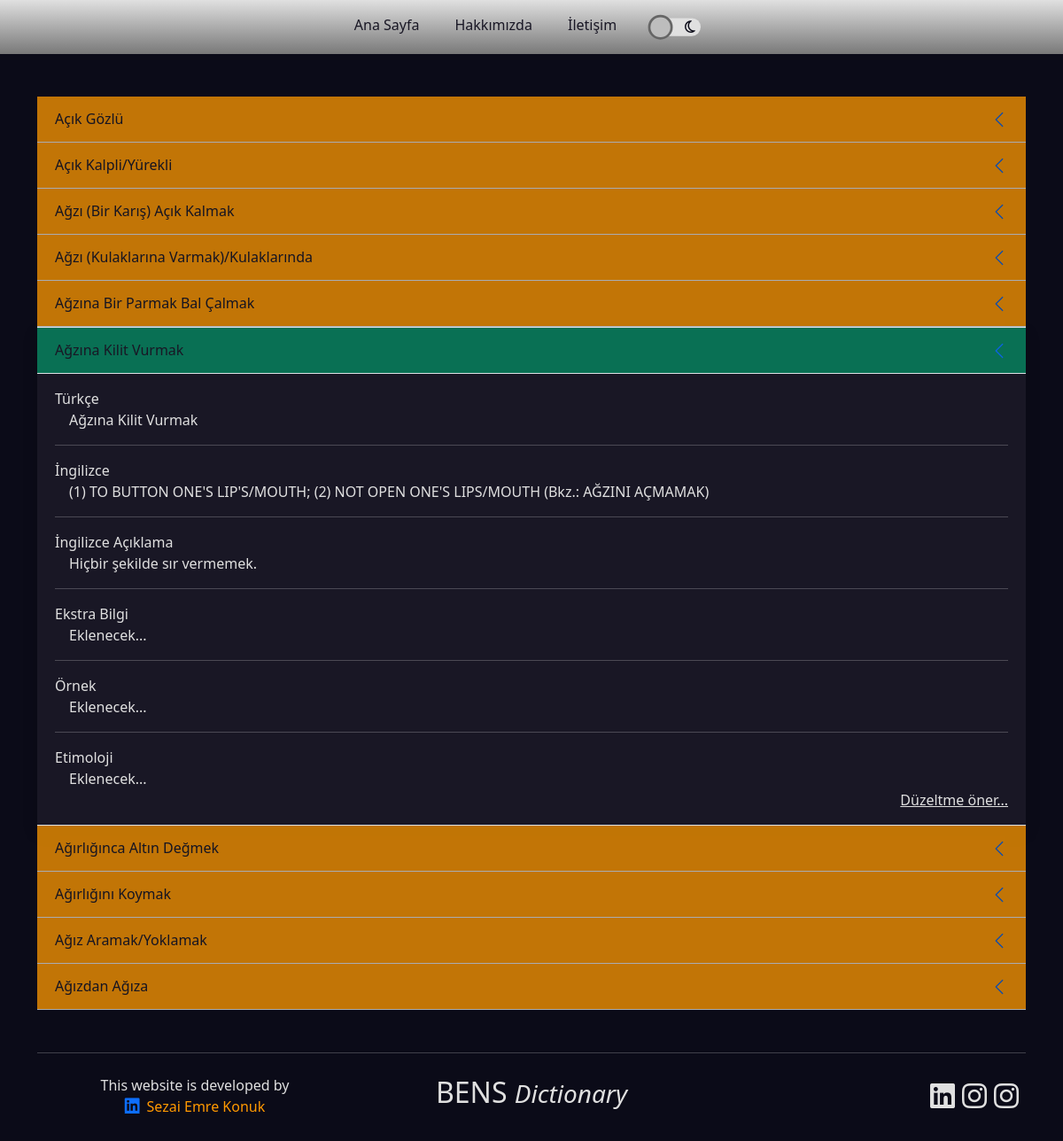
Screenshot of /search/agzna-kilit-vurmak with the database file from the repository.
### dictionary/models.py (models this page shows, shortened)
class Structure(models.Model):
    structureType = models.ForeignKey(typeOf, on_delete=models.CASCADE, null=True)
    turkish = models.CharField(max_length=200)
    english = models.CharField(max_length=200)
    description = models.TextField()
    extraInformation = models.CharField(max_length=200, blank=True, null=True)
    example = models.TextField(blank=True, null=True)
    etymology = models.TextField(blank=True, null=True)
    original = models.ForeignKey(comesFrom, null=True, blank=True, on_delete=models.CASCADE)
    last_searched = models.DateTimeField(auto_now=False, blank=True, null=True)
    search_count = models.IntegerField(default=0)
    slug = models.SlugField(max_length=200, unique=True, null=True, blank=True)

### dictionary/views.py (the view)
# urls.py: path('search/<slug:slug>', views.slugSearch, name='slugSearch'),
def slugSearch(request, slug):
    searchResult = Structure.objects.get(slug=slug)
    resultId = searchResult.id
    print(resultId)
    searchType = searchResult.structureType
    lowerList = []
    upperList = []
    if searchType == 'Tüm Türler':
        for i in range(resultId + 1, resultId + 6):
            try:
                lowerList.append(Structure.objects.get(id=i))
            except:
                break
        if resultId - 5 <= 0:
            for i in range(1, resultId):
                try:
                    upperList.append(Structure.objects.get(id=i))
                except:
                    break
        else:
            for i in range(resultId - 5, resultId):
                try:
                    upperList.append(Structure.objects.get(id=i))
                except:
                    break
    else:
        filteredQueries = Structure.objects.filter(
            structureType=typeOf.objects.get(type=searchType)).order_by(
            'turkish')
        indexOfStructure = list(filteredQueries).index(searchResult)
        print(indexOfStructure)
        upperList = filteredQueries[max(0, indexOfStructure - 5):indexOfStructure]
        lowerList = filteredQueries[indexOfStructure + 1:indexOfStructure + 6]
    return render(request, 'dictionary/search.html',
                  {'searchResult': searchResult,
                   'lowerList': lowerList, 'upperList': upperList, 'noResult': False})

### dictionary/models.py (called while the page is built)
    def __str__(self):
        return self.type

### dictionary/templates/dictionary/search.html (shortened to what this page needs)
{% extends 'base.html' %}
{% load static %}
{% block content %}
<div class="container mt-5">
    <div class="accordion accordion-flush" id="accordionExample">
        {% for topStructure in upperList %}
            <a href="{% url 'slugSearch' topStructure.slug %}" class="accordion-item no-underline">
                <h2 class="accordion-header no-underline" style="opacity: 0.75;" id="">
                    <div class="accordion-button" type="button" data-bs-toggle="collapse" data-bs-target="" aria-expanded="true" aria-controls="collapseOne">
                        {{ topStructure.turkish }}
                    </div>
                </h2>
            </a>
        {% endfor %}
        {% include 'dictionary/partials/_structure.html' with searchResult=searchResult %}
        {% for downStructure in lowerList %}
        <a href="{% url 'slugSearch' downStructure.slug %}" class="accordion-item no-underline">
            <h2 class="accordion-header no-underline" style="opacity: 0.75;" id="">
                <div class="accordion-button" type="button" data-bs-toggle="collapse" data-bs-target="" aria-expanded="true" aria-controls="collapseOne">
                    {{ downStructure.turkish }}
                </div>
            </h2>
        </a>
        {% endfor %}
    </div>
</div>
{% endblock content %}

### dictionary/templates/dictionary/partials/_structure.html (shortened to what this page needs)
{% if not noResult %}
<div class="accordion-item shadow my-0">
    <h2 class="accordion-header" id="headingOne">
      <button class="accordion-button theme-bg-green" type="button" data-bs-toggle="collapse" data-bs-target="#collapseOne" aria-expanded="false" aria-controls="collapseOne" data-bs-parent="#accordionExample">
        {{ searchResult.turkish }}
      </button>
    </h2>
    <div id="collapseOne" class="accordion-collapse collapse show" aria-labelledby="headingOne" data-bs-parent="#accordionExample">
      <div class="accordion-body theme-bg-color theme-text">
        <span class="theme-text">Türkçe</span><br>
        <span class="p-3">{{ searchResult.turkish }}</span>
        <hr class="text-center">
        <span class="theme-text">İngilizce</span><br>
        <span class="p-3">{{ searchResult.english }}</span>
        <hr class="text-center">
        <span class="theme-text">İngilizce Açıklama</span><br>
        <span class="p-3">{{ searchResult.description }}</span>
        <hr class="text-center">
        <span class="theme-text">Ekstra Bilgi</span><br>
        <span class="p-3">{{ searchResult.extraInformation }}</span>
        <hr class="text-center">
        <span class="theme-text">Örnek</span><br>
        <span class="p-3">{{ searchResult.example }}</span>
        <hr class="text-center">
        <span class="theme-text">Etimoloji</span><br>
        <span class="p-3">{{ searchResult.etymology }}</span>
        <a type="button" class="theme-text d-block text-end" data-bs-toggle="modal" data-bs-target="#staticBackdrop">
          Düzeltme öner...
      </a>
      </div>
    </div>
  </div>
{% else %}
  <div class="container">
    <div class="display-2 text-center p-5">
      Sonuç Bulunamadı
    </div>
  </div>
{% endif %}

### static/css/custom.css (style rules this page uses)
:root { --theme-orange-low-opacity: rgba(255, 153, 0,0.8); --theme-orange: #FF9900; --theme-orange-dark: rgba(196,116,0,1); --theme-orange-dark-low-opacity: rgba(196,116,0,0.8); }
body[data-theme="dark"] { background-color: var(--theme-white); --theme-white: #0b0b18; --theme-full-white: #191725; --theme-black: #e0e0e0; --theme-blue: #6599FF; --theme-gray: #797979; --theme-light-blue:#6599FF; --theme-green: #097054; --theme-green-dark: #00e686; --theme-yellow: #FFDE00; }
.theme-bg-color { background: var(--theme-full-white) !important; background: linear-gradient(0deg, var(--theme-full-white) 0%, var(--theme-full-white) 100%) !important; }
.theme-bg-green { background-color: var(--theme-green) !important; }
.theme-text { color: var(--theme-black) !important; transition: color 0.4s; }
.no-underline { text-decoration: none !important; }
.accordion-button:nth-child(odd) { background: var(--theme-orange); }
.accordion-button:not(.collapsed) { color: var(--theme-full-white) !important; }
.accordion-button:not(.collapsed)::after { transform: rotate(90deg) !important; }

### rows the page displays
Structure: turkish "Açık Gözlü"
Structure: turkish "Açık Kalpli/Yürekli"
Structure: turkish "Ağzı (Bir Karış) Açık Kalmak"
Structure: turkish "Ağzı (Kulaklarına Varmak)/Kulaklarında"
Structure: turkish "Ağzına Bir Parmak Bal Çalmak"
Structure: turkish "Ağzına Kilit Vurmak", english "(1) TO BUTTON ONE'S LIP'S/MOUTH; (2) NOT OPEN ONE'S LIPS/MOUTH (Bkz.: AĞZINI AÇMAMAK)", description "Hiçbir şekilde sır vermemek.", extraInformation "Eklenecek...", example "Eklenecek...", etymology "Eklenecek..."
Structure: turkish "Ağırlığınca Altın Değmek"
Structure: turkish "Ağırlığını Koymak"
Structure: turkish "Ağız Aramak/Yoklamak"
Structure: turkish "Ağızdan Ağıza"
